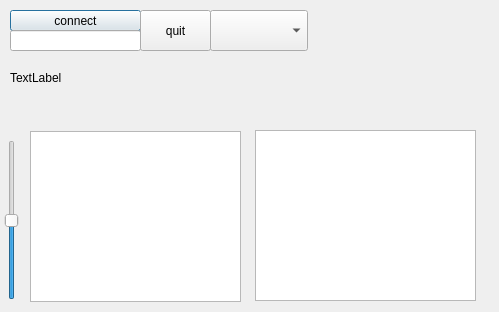
<?xml version="1.0" encoding="UTF-8"?>
<ui version="4.0">
 <class>widget</class>
 <widget class="QDialog" name="widget">
  <property name="geometry">
   <rect>
    <x>0</x>
    <y>0</y>
    <width>499</width>
    <height>312</height>
   </rect>
  </property>
  <property name="windowTitle">
   <string>Dialog</string>
  </property>
  <widget class="QPushButton" name="connectButton">
   <property name="geometry">
    <rect>
     <x>10</x>
     <y>10</y>
     <width>131</width>
     <height>21</height>
    </rect>
   </property>
   <property name="text">
    <string>connect</string>
   </property>
  </widget>
  <widget class="QLineEdit" name="hostLineEdit">
   <property name="geometry">
    <rect>
     <x>10</x>
     <y>30</y>
     <width>131</width>
     <height>21</height>
    </rect>
   </property>
  </widget>
  <widget class="QLabel" name="state">
   <property name="geometry">
    <rect>
     <x>320</x>
     <y>80</y>
     <width>131</width>
     <height>31</height>
    </rect>
   </property>
   <property name="text">
    <string/>
   </property>
  </widget>
  <widget class="QPushButton" name="terminateButton">
   <property name="geometry">
    <rect>
     <x>140</x>
     <y>10</y>
     <width>71</width>
     <height>41</height>
    </rect>
   </property>
   <property name="text">
    <string>quit</string>
   </property>
  </widget>
  <widget class="QListView" name="ensembleDisplay">
   <property name="geometry">
    <rect>
     <x>255</x>
     <y>130</y>
     <width>221</width>
     <height>171</height>
    </rect>
   </property>
  </widget>
  <widget class="QLabel" name="ensembleLabel">
   <property name="geometry">
    <rect>
     <x>10</x>
     <y>100</y>
     <width>201</width>
     <height>16</height>
    </rect>
   </property>
   <property name="text">
    <string/>
   </property>
  </widget>
  <widget class="QLabel" name="dynamicLabel">
   <property name="geometry">
    <rect>
     <x>10</x>
     <y>70</y>
     <width>241</width>
     <height>16</height>
    </rect>
   </property>
   <property name="text">
    <string>TextLabel</string>
   </property>
  </widget>
  <widget class="QComboBox" name="channelSelector">
   <property name="geometry">
    <rect>
     <x>210</x>
     <y>10</y>
     <width>98</width>
     <height>41</height>
    </rect>
   </property>
  </widget>
  <widget class="QSlider" name="gainSlider">
   <property name="geometry">
    <rect>
     <x>0</x>
     <y>140</y>
     <width>24</width>
     <height>160</height>
    </rect>
   </property>
   <property name="maximum">
    <number>100</number>
   </property>
   <property name="value">
    <number>50</number>
   </property>
   <property name="orientation">
    <enum>Qt::Vertical</enum>
   </property>
  </widget>
  <widget class="QListView" name="programView">
   <property name="geometry">
    <rect>
     <x>30</x>
     <y>131</y>
     <width>211</width>
     <height>171</height>
    </rect>
   </property>
  </widget>
 </widget>
 <resources/>
 <connections/>
</ui>
